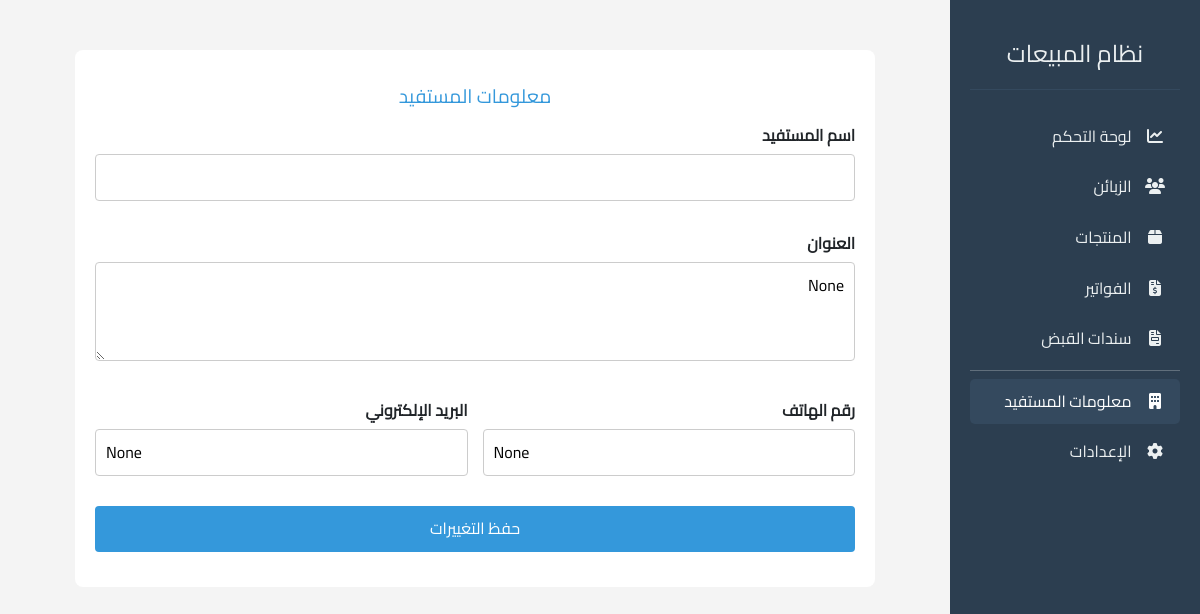
/settings/company/, run on the app's committed database.
### sales_app/models.py (models this page shows, shortened)
class Settings(models.Model):
    company_name = models.CharField(max_length=255, verbose_name="اسم الشركة")
    company_address = models.TextField(blank=True, null=True, verbose_name="عنوان الشركة")
    company_phone = models.CharField(max_length=20, blank=True, null=True, verbose_name="هاتف الشركة")
    company_email = models.EmailField(blank=True, null=True, verbose_name="البريد الإلكتروني للشركة")
    tax_number = models.CharField(max_length=50, blank=True, null=True, verbose_name="الرقم الضريبي")
    tax_rate = models.DecimalField(max_digits=5, decimal_places=2, default=15.0, verbose_name="نسبة الضريبة")
    currency = models.CharField(max_length=3, default='SAR', verbose_name="العملة")
    invoice_notes = models.TextField(blank=True, null=True, verbose_name="ملاحظات الفاتورة الافتراضية")
    low_stock_notifications = models.BooleanField(default=True, verbose_name="تنبيهات المخزون المنخفض")
    payment_notifications = models.BooleanField(default=True, verbose_name="تنبيهات المدفوعات")
    invoice_notifications = models.BooleanField(default=True, verbose_name="تنبيهات الفواتير")
    last_backup_date = models.DateTimeField(null=True, blank=True, verbose_name="تاريخ آخر نسخة احتياطية")
    class Meta:
        verbose_name = "الإعدادات"
        verbose_name_plural = "الإعدادات"

### sales_app/views.py (the view, shortened to what this page needs)
# urls.py: path('settings/company/', views.company_info, name='company_info'),
def company_info(request):
    settings = Settings.objects.first()
    if not settings:
        settings = Settings.objects.create()
    return render(request, 'sales_app/settings/company_info.html', {'settings': settings})

### sales_app/templates/sales_app/settings/company_info.html (shortened to what this page needs)
{% extends "sales_app/base.html" %}
{% block content %}
<div class="container">
    <div class="header">
        <h5>معلومات المستفيد</h5>
    </div>
    <form method="post">
        <div class="form-group">
            <label for="company_name">اسم المستفيد</label>
            <input type="text" id="company_name" name="company_name" value="{{ settings.company_name }}" required>
        </div>
        <div class="form-group">
            <label for="company_address">العنوان</label>
            <textarea id="company_address" name="company_address" rows="3">{{ settings.company_address }}</textarea>
        </div>
        <div class="flex-group">
            <div class="form-group">
                <label for="company_phone">رقم الهاتف</label>
                <input type="tel" id="company_phone" name="company_phone" value="{{ settings.company_phone }}">
            </div>
            <div class="form-group">
                <label for="company_email">البريد الإلكتروني</label>
                <input type="email" id="company_email" name="company_email" value="{{ settings.company_email }}">
            </div>
        </div>
        <button type="submit" class="submit-btn">حفظ التغييرات</button>
    </form>
</div>
{% endblock %}

### sales_app/templates/sales_app/settings/company_info.html (style rules this page uses)
body { line-height: 1.6; margin: 0; padding: 0; background-color: #f4f4f4; }
.container { max-width: 800px; margin: 30px auto; background: #fff; border-radius: 8px; padding: 20px; }
.header { text-align: center; color: #3498db; padding: 15px; border-radius: 8px 8px 0 0; }
.header h5 { margin: 0; font-size: 1.2rem; }
label { font-weight: bold; margin-bottom: 5px; display: block; }
input, textarea, button { width: 100%; padding: 10px; margin-bottom: 15px; border: 1px solid #ccc; border-radius: 4px; font-size: 1rem; }
textarea { resize: vertical; }
.submit-btn { background-color: #3498db; color: white; border: none; font-size: 1rem; cursor: pointer; transition: background-color 0.3s; }
.form-group { margin-bottom: 15px; width: 100%; }
.flex-group { display: flex; gap: 15px; width: 100%; }

### data on the page
Settings: company_address "None", company_phone "None", company_email "None"
